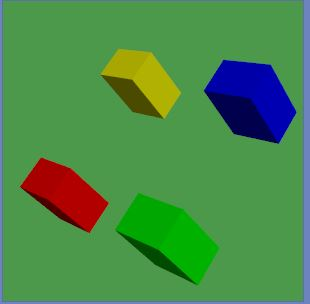

Write the Python code that produced this figure.
import vtk

def main():
    points = vtk.vtkPoints()
    points.InsertNextPoint(0,0,0)
    points.InsertNextPoint(0,10,0)
    points.InsertNextPoint(10,0,0)
    points.InsertNextPoint(10,10,0)

    grid = vtk.vtkPolyData()
    grid.SetPoints(points)

    cube = vtk.vtkCubeSource()
    cube.SetXLength (2.5)
    cube.SetYLength (3.5)
    cube.SetZLength (4.5)


    red = (255,0, 0)
    green = (0, 255, 0)
    blue = (0,0, 255)
    yellow = (255,255,0)

    colors = vtk.vtkUnsignedCharArray()
    colors.SetNumberOfComponents(3)
    colors.SetName("colors")
    colors.InsertNextTuple(red)
    colors.InsertNextTuple(green)
    colors.InsertNextTuple(yellow)
    colors.InsertNextTuple(blue)

    grid.GetPointData().SetScalars(colors)


    filter = vtk.vtkGlyph3D()
    filter.SetSourceConnection(cube.GetOutputPort())
    filter.SetScaleModeToDataScalingOff()
    filter.SetColorModeToColorByScalar()
    filter.SetInputData(grid)

    mapper = vtk.vtkPolyDataMapper()
    mapper.SetInputConnection(filter.GetOutputPort())

    actor = vtk.vtkActor()
    actor.SetMapper(mapper)
    actor.GetProperty().SetPointSize(5)

    rend = vtk.vtkRenderer()
    rend.SetBackground(.3, .6, .3)
    rend.AddActor(actor)

    renderWindow = vtk.vtkRenderWindow()
    renderWindow.AddRenderer(rend)

    interactor = vtk.vtkRenderWindowInteractor()
    interactor.SetRenderWindow(renderWindow)

    renderWindow.Render()
    interactor.Start()

if __name__ == "__main__":
    main()
